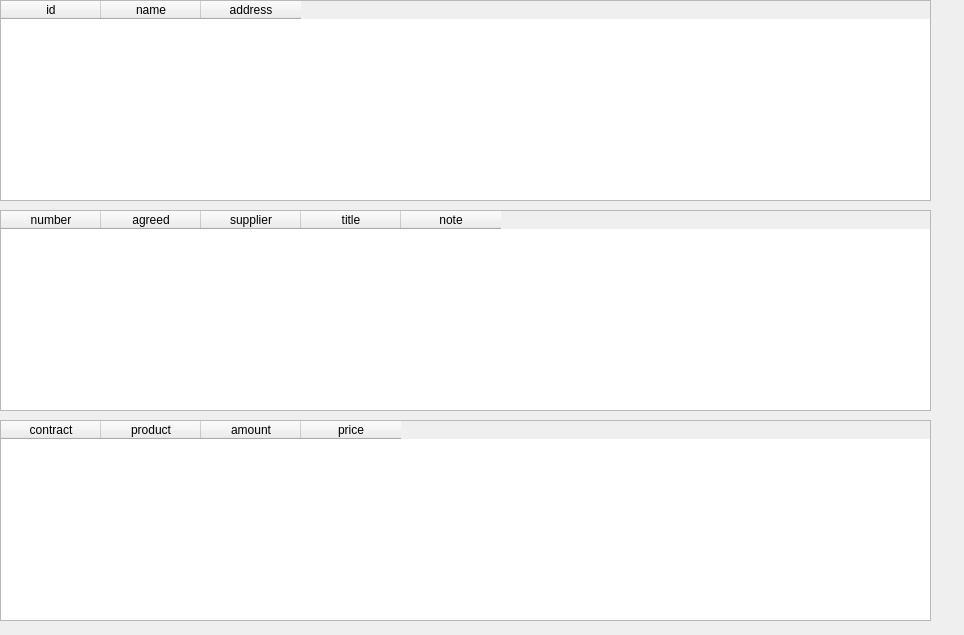
<?xml version="1.0" encoding="UTF-8"?>
<ui version="4.0">
 <class>ShowDB</class>
 <widget class="QDialog" name="ShowDB">
  <property name="geometry">
   <rect>
    <x>0</x>
    <y>0</y>
    <width>964</width>
    <height>635</height>
   </rect>
  </property>
  <property name="sizePolicy">
   <sizepolicy hsizetype="Expanding" vsizetype="Expanding">
    <horstretch>0</horstretch>
    <verstretch>0</verstretch>
   </sizepolicy>
  </property>
  <property name="windowTitle">
   <string>Database delivery</string>
  </property>
  <widget class="QTableWidget" name="tableWidget">
   <property name="geometry">
    <rect>
     <x>0</x>
     <y>0</y>
     <width>931</width>
     <height>201</height>
    </rect>
   </property>
   <property name="sizePolicy">
    <sizepolicy hsizetype="MinimumExpanding" vsizetype="Expanding">
     <horstretch>0</horstretch>
     <verstretch>0</verstretch>
    </sizepolicy>
   </property>
   <property name="editTriggers">
    <set>QAbstractItemView::NoEditTriggers</set>
   </property>
   <property name="selectionMode">
    <enum>QAbstractItemView::ExtendedSelection</enum>
   </property>
   <property name="textElideMode">
    <enum>Qt::ElideRight</enum>
   </property>
   <property name="verticalScrollMode">
    <enum>QAbstractItemView::ScrollPerPixel</enum>
   </property>
   <property name="columnCount">
    <number>3</number>
   </property>
   <attribute name="horizontalHeaderCascadingSectionResizes">
    <bool>false</bool>
   </attribute>
   <attribute name="verticalHeaderVisible">
    <bool>true</bool>
   </attribute>
   <attribute name="verticalHeaderCascadingSectionResizes">
    <bool>false</bool>
   </attribute>
   <column>
    <property name="text">
     <string>id</string>
    </property>
    <property name="font">
     <font>
      <stylestrategy>PreferDefault</stylestrategy>
     </font>
    </property>
   </column>
   <column>
    <property name="text">
     <string>name</string>
    </property>
   </column>
   <column>
    <property name="text">
     <string>address</string>
    </property>
   </column>
  </widget>
  <widget class="QTableWidget" name="tableWidget_2">
   <property name="geometry">
    <rect>
     <x>0</x>
     <y>210</y>
     <width>931</width>
     <height>201</height>
    </rect>
   </property>
   <property name="editTriggers">
    <set>QAbstractItemView::NoEditTriggers</set>
   </property>
   <column>
    <property name="text">
     <string>number</string>
    </property>
   </column>
   <column>
    <property name="text">
     <string>agreed</string>
    </property>
   </column>
   <column>
    <property name="text">
     <string>supplier</string>
    </property>
   </column>
   <column>
    <property name="text">
     <string>title</string>
    </property>
   </column>
   <column>
    <property name="text">
     <string>note</string>
    </property>
   </column>
  </widget>
  <widget class="QTableWidget" name="tableWidget_3">
   <property name="geometry">
    <rect>
     <x>0</x>
     <y>420</y>
     <width>931</width>
     <height>201</height>
    </rect>
   </property>
   <property name="editTriggers">
    <set>QAbstractItemView::NoEditTriggers</set>
   </property>
   <column>
    <property name="text">
     <string>contract</string>
    </property>
   </column>
   <column>
    <property name="text">
     <string>product</string>
    </property>
   </column>
   <column>
    <property name="text">
     <string>amount</string>
    </property>
   </column>
   <column>
    <property name="text">
     <string>price</string>
    </property>
   </column>
  </widget>
 </widget>
 <resources/>
 <connections/>
</ui>
